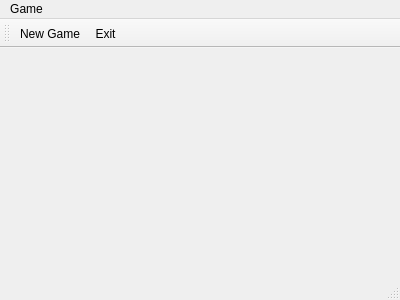
<?xml version="1.0" encoding="UTF-8"?>
<ui version="4.0">
 <class>Game</class>
 <widget class="QMainWindow" name="Game">
  <property name="geometry">
   <rect>
    <x>0</x>
    <y>0</y>
    <width>400</width>
    <height>300</height>
   </rect>
  </property>
  <property name="windowTitle">
   <string>Game</string>
  </property>
  <widget class="QWidget" name="centralWidget"/>
  <widget class="QMenuBar" name="menuBar">
   <property name="geometry">
    <rect>
     <x>0</x>
     <y>0</y>
     <width>400</width>
     <height>21</height>
    </rect>
   </property>
   <widget class="QMenu" name="menuFile">
    <property name="title">
     <string>Game</string>
    </property>
    <addaction name="actionNew_Game"/>
    <addaction name="actionExit"/>
   </widget>
   <addaction name="menuFile"/>
  </widget>
  <widget class="QToolBar" name="mainToolBar">
   <attribute name="toolBarArea">
    <enum>TopToolBarArea</enum>
   </attribute>
   <attribute name="toolBarBreak">
    <bool>false</bool>
   </attribute>
   <addaction name="actionNew_Game"/>
   <addaction name="actionExit"/>
  </widget>
  <widget class="QStatusBar" name="statusBar"/>
  <action name="actionNew_Game">
   <property name="text">
    <string>New Game</string>
   </property>
  </action>
  <action name="actionExit">
   <property name="text">
    <string>Exit</string>
   </property>
  </action>
 </widget>
 <layoutdefault spacing="6" margin="11"/>
 <resources/>
 <connections/>
</ui>
